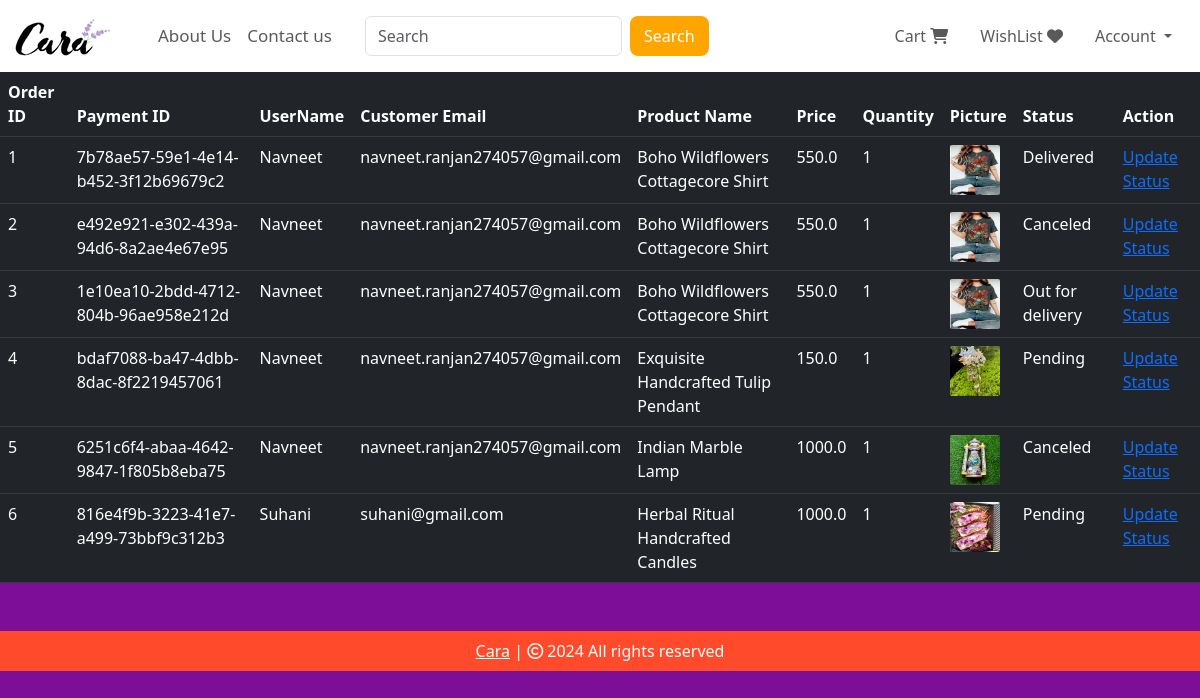
The page /view-orders (signed in) on the database its author committed.
### website/models.py (models this page shows, shortened)
class Order(db.Model):
    id = db.Column(db.Integer, primary_key=True)
    quantity = db.Column(db.Integer, nullable=False)
    price = db.Column(db.Float, nullable=False)
    status = db.Column(db.String(100), nullable=False)
    payment_id = db.Column(db.String(1000), nullable=False)
    customer_link = db.Column(db.Integer, db.ForeignKey('customer.id'), nullable=False)
    product_link = db.Column(db.Integer, db.ForeignKey('product.id'), nullable=False)

class Customer(db.Model, UserMixin):
    id = db.Column(db.Integer, primary_key=True)
    email = db.Column(db.String(100), unique=True)
    username = db.Column(db.String(100))
    password_hash = db.Column(db.String(150))
    date_joined = db.Column(db.DateTime(), default=datetime.utcnow)
    cart_items = db.relationship('Cart', backref=db.backref('customer', lazy=True))
    orders = db.relationship('Order', backref=db.backref('customer', lazy=True))
    @property
    def password(self):
        raise AttributeError('Password is not a readable Attribute')

class Product(db.Model):
    id = db.Column(db.Integer, primary_key=True)
    product_name = db.Column(db.String(100), nullable=False)
    current_price = db.Column(db.Float, nullable=False)
    previous_price = db.Column(db.Float, nullable=False)
    in_stock = db.Column(db.Integer, nullable=False)
    product_picture = db.Column(db.String(1000), nullable=False)
    flash_sale = db.Column(db.Boolean, default=False)
    date_added = db.Column(db.DateTime, default=datetime.utcnow)
    carts = db.relationship('Cart', backref=db.backref('product', lazy=True))
    orders = db.relationship('Order', backref=db.backref('product', lazy=True))

### website/admin.py (the view)
@admin.route('/view-orders')
@login_required
def order_view():
    if current_user.id == 1:
        orders = Order.query.all()
        return render_template('view_orders.html', orders=orders)
    return render_template('404.html')

### website/__init__.py (called while the page is built)
def create_app():
    app = Flask(__name__)
    app.config['SECRET_KEY'] = 'hbnwdvbn ajnbsjn ahe'
    app.config['SQLALCHEMY_DATABASE_URI'] = f'sqlite:///{DB_NAME}'
    db.init_app(app)
    @app.errorhandler(404)
    def page_not_found(error):
        return render_template('404.html')
    login_manager = LoginManager()
    login_manager.init_app(app)
    login_manager.login_view = 'auth.login'
    @login_manager.user_loader
    def load_user(id):
        return Customer.query.get(int(id))
    from .views import views
    from .auth import auth
    from .admin import admin
    from .models import Customer, Cart, Product, Order
    app.register_blueprint(views, url_prefix='/') # localhost:5000/about-us
    app.register_blueprint(auth, url_prefix='/') # localhost:5000/auth/change-password
    app.register_blueprint(admin, url_prefix='/')
    return app

### website/templates/view_orders.html (shortened to what this page needs)
{% extends 'base.html' %}
{% block body %}
<table class="table table-dark table-hover">
    <thead>
        <tr>
            <th scope="col">Order ID</th>
            <th scope="col">Payment ID</th>
            <th scope="col">UserName</th>
            <th scope="col">Customer Email</th>
            <th scope="col">Product Name</th>
            <th scope="col">Price</th>
            <th scope="col">Quantity</th>
            <th scope="col">Picture</th>
            <th scope="col">Status</th>
            <th scope="col">Action</th>
        </tr>
    </thead>
    <tbody>
        {% for order in orders %}
        <tr>
            <td>{{ order.id }}</td>
            <td>{{ order.payment_id }}</td>
            <td>{{ order.customer.username }}</td>
            <td>{{ order.customer.email }}</td>
            <td>{{ order.product.product_name }}</td>
            <td>{{ order.price }}</td>
            <td>{{ order.quantity }}</td>
            <td><img src="{{ order.product.product_picture }}" alt="" style="height: 50px; width: 50px; border-radius: 2px;"></td>
            <td>{{ order.status}}</td>
            <td>
                <a href="/update-order/{{ order.id }}">Update Status</a>
            </td>
        </tr>
        {% endfor %}
    </tbody>
</table>
{% endblock %}

### rows shown on the page
Order: id "1", payment_id "7b78ae57-59e1-4e14-b452-3f12b69679c2", customer.username "Navneet", customer.email "navneet.ranjan274057@gmail.com", product.product_name "Boho Wildflowers Cottagecore Shirt", price "550.0", quantity "1", product.product_picture (picture), status "Delivered"
Order: id "2", payment_id "e492e921-e302-439a-94d6-8a2ae4e67e95", customer.username "Navneet", customer.email "navneet.ranjan274057@gmail.com", product.product_name "Boho Wildflowers Cottagecore Shirt", price "550.0", quantity "1", product.product_picture (picture), status "Canceled"
Order: id "3", payment_id "1e10ea10-2bdd-4712-804b-96ae958e212d", customer.username "Navneet", customer.email "navneet.ranjan274057@gmail.com", product.product_name "Boho Wildflowers Cottagecore Shirt", price "550.0", quantity "1", product.product_picture (picture), status "Out for delivery"
Order: id "4", payment_id "bdaf7088-ba47-4dbb-8dac-8f2219457061", customer.username "Navneet", customer.email "navneet.ranjan274057@gmail.com", product.product_name "Exquisite Handcrafted Tulip Pendant", price "150.0", quantity "1", product.product_picture (picture), status "Pending"
Order: id "5", payment_id "6251c6f4-abaa-4642-9847-1f805b8eba75", customer.username "Navneet", customer.email "navneet.ranjan274057@gmail.com", product.product_name "Indian Marble Lamp", price "1000.0", quantity "1", product.product_picture (picture), status "Canceled"
Order: id "6", payment_id "816e4f9b-3223-41e7-a499-73bbf9c312b3", customer.username "Suhani", customer.email "suhani@gmail.com", product.product_name "Herbal Ritual Handcrafted Candles", price "1000.0", quantity "1", product.product_picture (picture), status "Pending"
